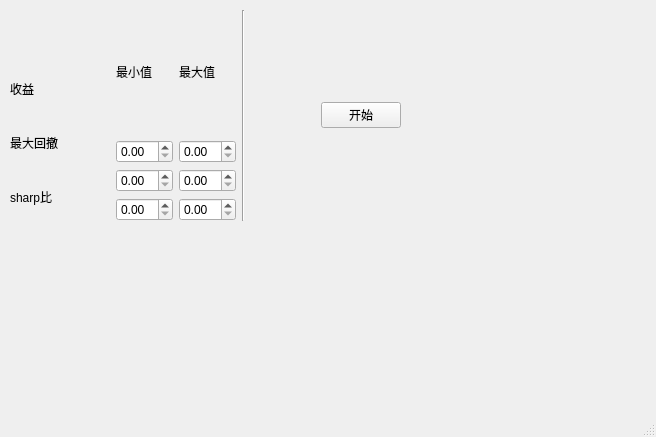
<?xml version="1.0" encoding="UTF-8"?>
<ui version="4.0">
 <class>MainWindow</class>
 <widget class="QMainWindow" name="MainWindow">
  <property name="geometry">
   <rect>
    <x>0</x>
    <y>0</y>
    <width>656</width>
    <height>437</height>
   </rect>
  </property>
  <property name="windowTitle">
   <string>MainWindow</string>
  </property>
  <widget class="QWidget" name="centralwidget">
   <widget class="QWidget" name="layoutWidget">
    <property name="geometry">
     <rect>
      <x>10</x>
      <y>10</y>
      <width>391</width>
      <height>211</height>
     </rect>
    </property>
    <layout class="QHBoxLayout" name="horizontalLayout">
     <item>
      <layout class="QVBoxLayout" name="verticalLayout">
       <item>
        <widget class="QLabel" name="label_NULL">
         <property name="text">
          <string/>
         </property>
        </widget>
       </item>
       <item>
        <widget class="QLabel" name="label_return">
         <property name="text">
          <string>收益</string>
         </property>
        </widget>
       </item>
       <item>
        <widget class="QLabel" name="label_maxdrawdown">
         <property name="text">
          <string>最大回撤</string>
         </property>
        </widget>
       </item>
       <item>
        <widget class="QLabel" name="label_sharp">
         <property name="text">
          <string>sharp比</string>
         </property>
        </widget>
       </item>
      </layout>
     </item>
     <item>
      <spacer name="verticalSpacer">
       <property name="orientation">
        <enum>Qt::Vertical</enum>
       </property>
       <property name="sizeType">
        <enum>QSizePolicy::Preferred</enum>
       </property>
       <property name="sizeHint" stdset="0">
        <size>
         <width>20</width>
         <height>300</height>
        </size>
       </property>
      </spacer>
     </item>
     <item>
      <layout class="QGridLayout" name="gridLayout">
       <item row="0" column="0">
        <widget class="QLabel" name="label_4">
         <property name="text">
          <string>最小值</string>
         </property>
        </widget>
       </item>
       <item row="0" column="1">
        <widget class="QLabel" name="label_5">
         <property name="text">
          <string>最大值</string>
         </property>
        </widget>
       </item>
       <item row="1" column="0">
        <widget class="QDoubleSpinBox" name="doubleSpinBox_returnMin"/>
       </item>
       <item row="1" column="1">
        <widget class="QDoubleSpinBox" name="doubleSpinBox_returnMax"/>
       </item>
       <item row="2" column="0">
        <widget class="QDoubleSpinBox" name="doubleSpinBox_maxDrawdownMin"/>
       </item>
       <item row="2" column="1">
        <widget class="QDoubleSpinBox" name="doubleSpinBox_maxDrawdownMax"/>
       </item>
       <item row="3" column="0">
        <widget class="QDoubleSpinBox" name="doubleSpinBox_sharpMin"/>
       </item>
       <item row="3" column="1">
        <widget class="QDoubleSpinBox" name="doubleSpinBox_sharpMax"/>
       </item>
      </layout>
     </item>
     <item>
      <widget class="Line" name="line">
       <property name="orientation">
        <enum>Qt::Vertical</enum>
       </property>
      </widget>
     </item>
     <item>
      <spacer name="horizontalSpacer">
       <property name="orientation">
        <enum>Qt::Horizontal</enum>
       </property>
       <property name="sizeType">
        <enum>QSizePolicy::Preferred</enum>
       </property>
       <property name="sizeHint" stdset="0">
        <size>
         <width>70</width>
         <height>20</height>
        </size>
       </property>
      </spacer>
     </item>
     <item>
      <widget class="QPushButton" name="pushButton_start">
       <property name="sizePolicy">
        <sizepolicy hsizetype="Minimum" vsizetype="Fixed">
         <horstretch>0</horstretch>
         <verstretch>0</verstretch>
        </sizepolicy>
       </property>
       <property name="text">
        <string>开始</string>
       </property>
      </widget>
     </item>
    </layout>
   </widget>
  </widget>
  <widget class="QMenuBar" name="menubar">
   <property name="geometry">
    <rect>
     <x>0</x>
     <y>0</y>
     <width>656</width>
     <height>23</height>
    </rect>
   </property>
  </widget>
  <widget class="QStatusBar" name="statusbar"/>
 </widget>
 <resources/>
 <connections/>
</ui>
